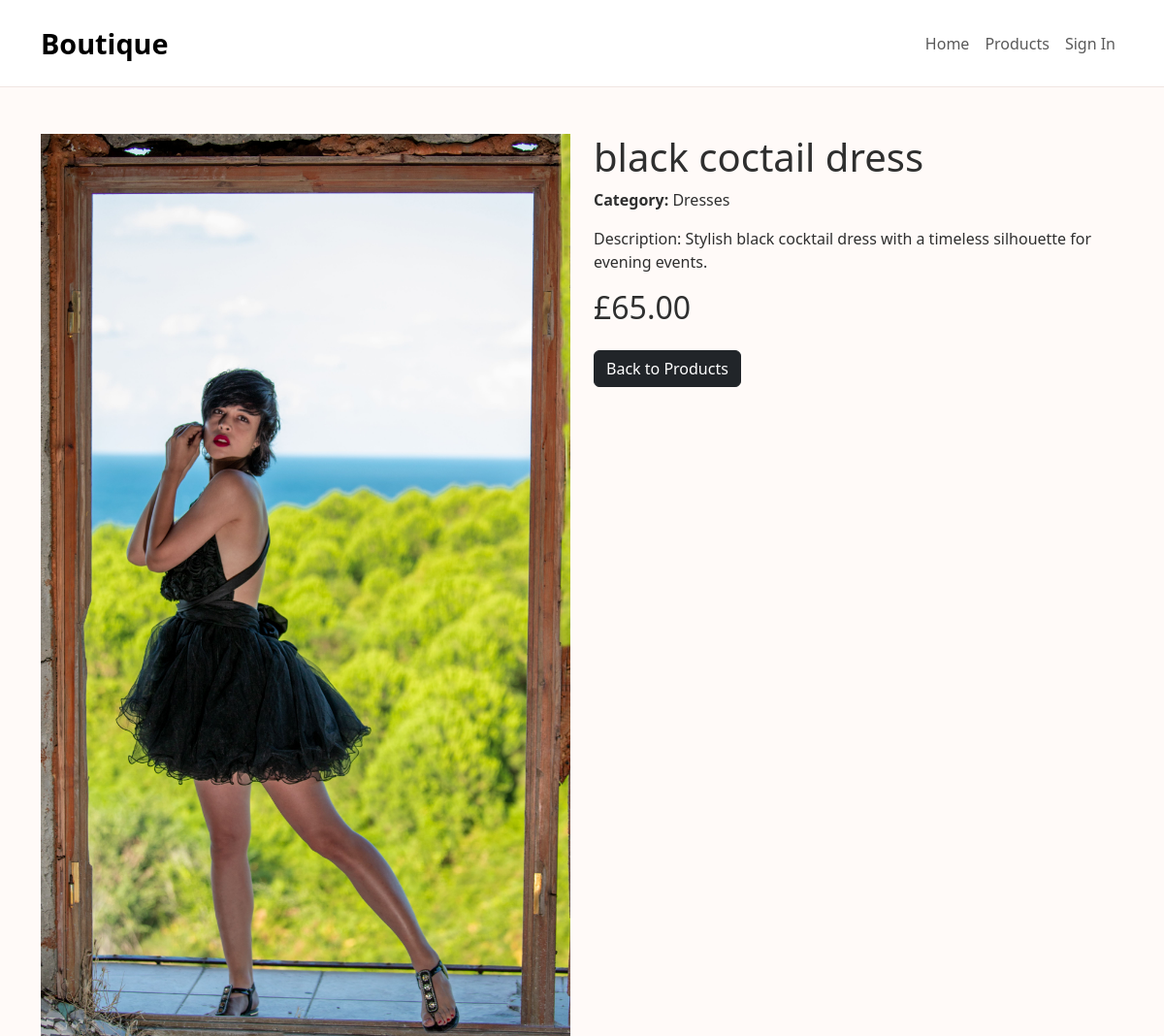
/products/4/, run on the app's committed database.
### products/models.py (models this page shows, shortened)
class Product(models.Model):
    category = models.ForeignKey(
        Category,
        on_delete=models.SET_NULL,
        null=True,
        blank=True,
        related_name='products'
    )
    name = models.CharField(max_length=100)
    description = models.TextField()
    price = models.DecimalField(max_digits=6, decimal_places=2)
    image = models.ImageField(upload_to='products/')

class Category(models.Model):
    name = models.CharField(max_length=100)

### products/views.py (the view)
# urls.py: path('<int:id>/', views.product_detail, name='product_detail'),
def product_detail(request, id):
    product = get_object_or_404(Product, id=id)
    context = {
        'product': product,
    }
    return render(request, 'products/product_detail.html', context)

### templates/products/product_detail.html (shortened to what this page needs)
{% extends "base.html" %}
{% load static %}
{% block content %}
<div class="container mt-5">
    <div class="row">
        <div class="col-md-6">
            <img src="{% static 'media/' %}{{ product.image.name }}"
                 class="img-fluid"
                 alt="{{ product.name }}">
        </div>
        <div class="col-md-6">
            <h1>{{ product.name }}</h1>
            <p>
                <strong>Category:</strong>
                {{ product.category.name }}
            </p>
            <p>{{ product.description }}</p>
            <h2>£{{ product.price }}</h2>
            <a href="{% url 'products' %}" class="btn btn-dark mt-3">
                Back to Products
            </a>
        </div>
    </div>
</div>
{% endblock %}

### home/static/css/style.css (style rules this page uses)
body { background-color: #fffaf8; color: #2f2f2f; }

### data on the page
Product: image.name (picture), name "black coctail dress", category.name "Dresses", description "Description: Stylish black cocktail dress with a timeless silhouette for evening events.", price "65.00"
